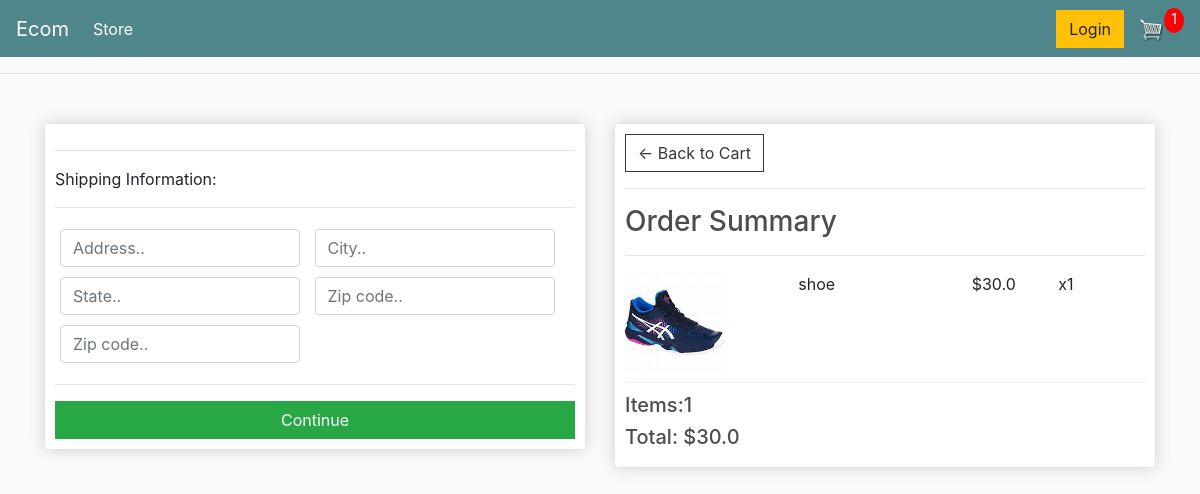
Screenshot of /checkout/ (signed in) with the database file from the repository.
### store/models.py (models this page shows, shortened)
class Order(models.Model):
    customer=models.ForeignKey(Customer,on_delete=models.SET_NULL,null=True,blank=True)
    date_ordered=models.DateTimeField(auto_now_add=True)
    complete=models.BooleanField(default=False)
    transaction_id=models.CharField(max_length=200)
    @property
    def shipping(self):
        shipping=False
        orderitems=self.orderitem_set.all()
        for i in orderitems:
            if i.product.digital==False:
                shipping=True
        return shipping
    @property
    def get_cart_total(self):
        orderitems=self.orderitem_set.all()
        total=sum([item.get_total for item in orderitems])
        return total
    def get_cart_items(self):
        orderitems=self.orderitem_set.all()
        total=sum([item.quantity for item in orderitems])
        return total

class OrderItem(models.Model):
    product=models.ForeignKey(Product,on_delete=models.SET_NULL,null=True,blank=True)
    order=models.ForeignKey(Order,on_delete=models.SET_NULL,null=True,blank=True)
    quantity=models.IntegerField(default=0,null=True,blank=True)
    date_added=models.DateTimeField(auto_now_add=True)
    @property
    def get_total(self):
        total=self.product.price*self.quantity
        return total

class Product(models.Model):
    name=models.CharField(max_length=200)
    price=models.FloatField()
    digital=models.BooleanField(default=False,null=True,blank=True)
    image=models.ImageField(upload_to='products/',null=True,blank=True)
    @property
    def imageURL(self):
        try:
            url=self.image.url
        except:
            url=''
        return url

### store/views.py (the view)
# urls.py: path('checkout/',views.checkout,name="checkout"),
def checkout(request):
    data=cartData(request)
    cartItems=data['cartItems']
    order=data['order']
    items=data['items']
    context={'items':items,
             'order':order,
             'cartItems':cartItems
    }
    return render(request,'store/checkout.html',context)

### store/utils.py (called while the page is built)
def cartData(request):
    if request.user.is_authenticated:
        customer=request.user.customer
        order,created=Order.objects.get_or_create(customer=customer,complete=False)
        items=order.orderitem_set.all()
        cartItems=order.get_cart_items
    else:
        cookieData=cookieCart(request)
        cartItems=cookieData['cartItems']
        order=cookieData['order']
        items=cookieData['items']
    return {'cartItems':cartItems,'order':order,'items':items}

### store/templates/store/checkout.html (shortened to what this page needs)
{% extends 'store/main.html' %}
{% load static %}
{% block content %}
<div class="row">
    <div class="col-lg-6">
        <div class="box-element" id="form-wrapper">
            <form id="form">
                <div id="shipping-info">
                    <hr>
                    <p>Shipping Information:</p>
                    <hr>
                    <div class="form-field">
                        <input class="form-control" type="text" name="address" placeholder="Address..">
                    </div>
                    <div class="form-field">
                        <input class="form-control" type="text" name="city" placeholder="City..">
                    </div>
                    <div class="form-field">
                        <input class="form-control" type="text" name="state" placeholder="State..">
                    </div>
                    <div class="form-field">
                        <input class="form-control" type="text" name="zipcode" placeholder="Zip code..">
                    </div>
                    <div class="form-field">
                        <input class="form-control" type="text" name="country" placeholder="Zip code..">
                    </div>
                </div>
                <hr>
                <input id="form-button" class="btn btn-success btn-block" type="submit" value="Continue">
            </form>
        </div>
        <br>
    </div>
    <div class="col-lg-6">
        <div class="box-element">
            <a  class="btn btn-outline-dark" href="{% url 'cart' %}">&#x2190; Back to Cart</a>
            <hr>
            <h3>Order Summary</h3>
            <hr>
            {% for item in items %}
            <div class="cart-row">
                <div style="flex:2"><img class="row-image" src="{{item.product.imageURL}}"></div>
                <div style="flex:2"><p>{{item.product.name}}</p></div>
                <div style="flex:1"><p>${{item.product.price}}</p></div>
                <div style="flex:1"><p>x{{item.quantity}}</p></div>
            </div>
            {% endfor %}
            <h5>Items:{{order.get_cart_items}}</h5>
            <h5>Total: ${{order.get_cart_total}}</h5>
        </div>
    </div>
</div>
{% endblock content %}

### store/templates/store/main.html (shortened to what this page needs)
<!DOCTYPE html>
{% load static %}
<html>
    <head>
        <link rel="stylesheet" href="https://stackpath.bootstrapcdn.com/bootstrap/4.4.1/css/bootstrap.min.css">
	    <link rel="stylesheet" type="text/css" href="{% static 'css/main.css' %}">
    </head>
    <body>
      <nav class="navbar navbar-expand-lg navbar-dark bg-dark">
        <a class="navbar-brand" href="{% url 'store' %}">Ecom</a>
        <div class="collapse navbar-collapse" id="navbarSupportedContent">
          <ul class="navbar-nav mr-auto">
            <li class="nav-item active">
              <a class="nav-link" href="{% url 'store' %}">Store <span class="sr-only">(current)</span></a>
            </li>
          </ul>
          <div class="form-inline my-2 my-lg-0">
                <a href="#"class="btn btn-warning">Login</a>
                  <a href="{% url 'cart' %}">
                    <img  id="cart-icon" src="{% static 'image/cart.png' %}">
                   </a>
                 <p id="cart-total">{{cartItems}}</p>
               </div>
        </div>
      </nav>
        <hr>
        <div class="container">
            <br>
            {% block content %}
            {% endblock content %}
    </body>
</html>

### store/static/css/main.css (style rules this page uses)
body { background-color: hsl(0, 0%, 98%); }
h1,h2,h3,h4,h5,h6 { color:hsl(0, 0%, 30%); }
.box-element { box-shadow:hsl(0, 0%, 80%) 0 0 16px; background-color: #fff; border-radius: 4px; padding: 10px; }
.bg-dark { background-color: #4f868c!important; }
#cart-icon { width:25px; display: inline-block; margin-left: 15px; }
#cart-total { display: block; text-align: center; color:#fff; background-color: red; width: 20px; height: 25px; border-radius: 50%; font-size: 14px; }
.col-lg-4, .col-lg-6, .col-lg-8, .col-lg-12 { margin-top: 10px; }
.btn { border-radius: 0; }
.row-image { width: 100px; }
.form-field { width:250px; display: inline-block; padding: 5px; }
.cart-row { display: flex; align-items: flex-stretch; padding-bottom: 10px; margin-bottom: 10px; border-bottom: 1px solid #ececec; }

### rows the page displays
Order: id.quantity "1", get_cart_items "1", get_cart_total "30.0"
OrderItem: product.imageURL (picture), product.name "shoe", product.price "30.0", quantity "1"
